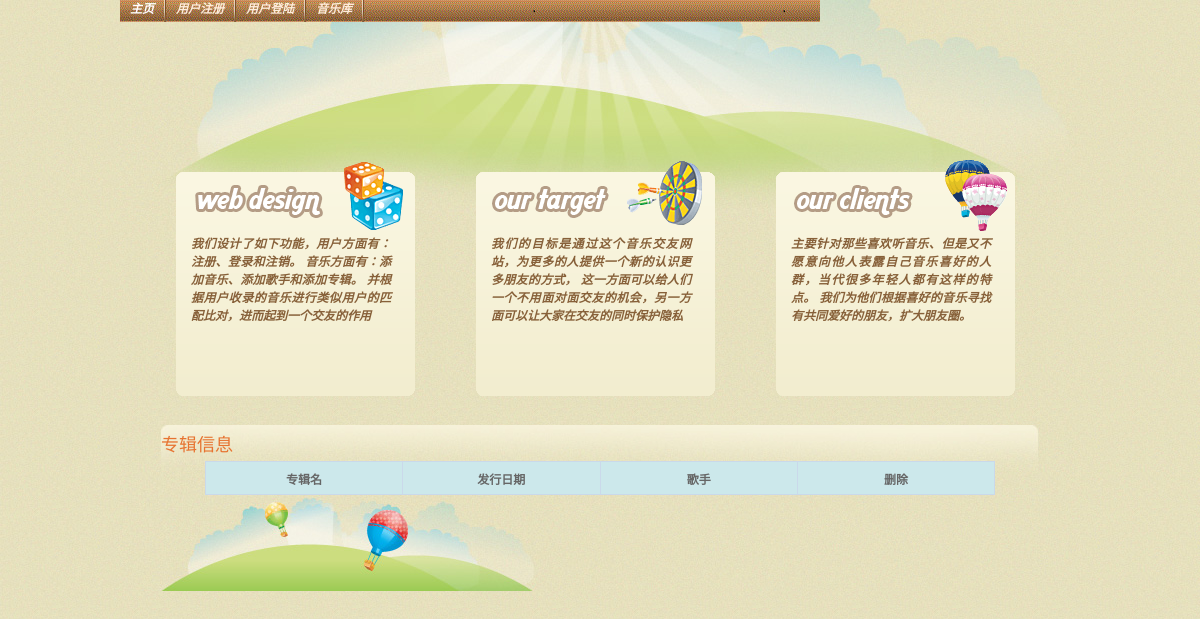
/musicBase/album_showall, run on an earlier commit of the app's database.
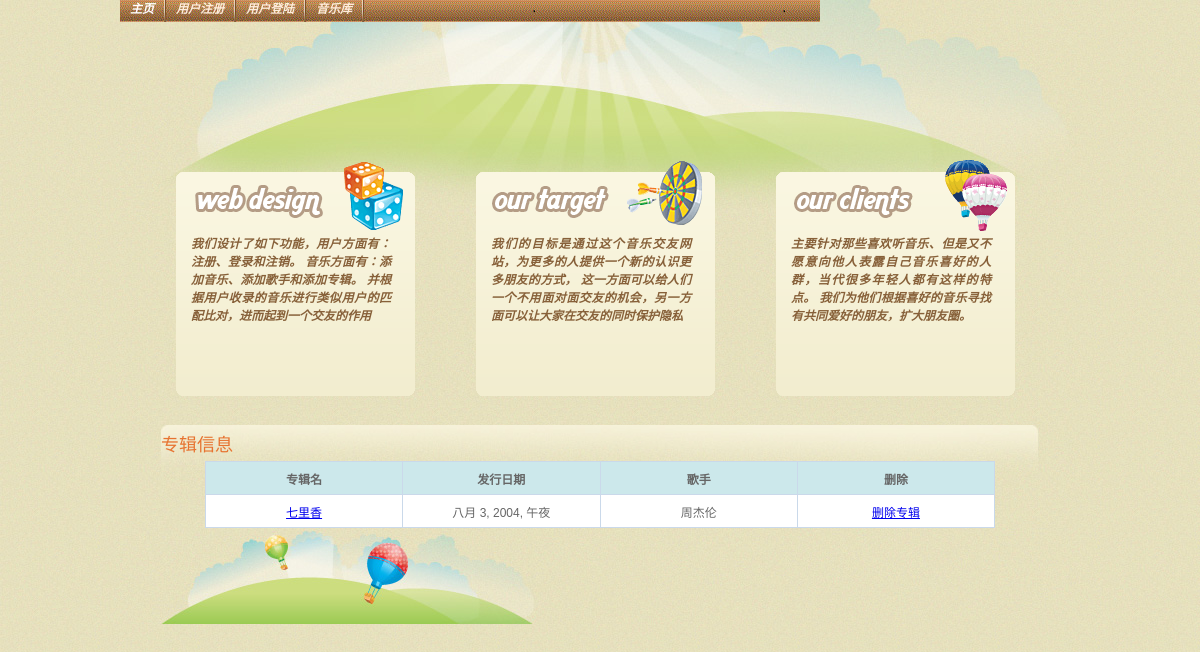
And on a later commit of the database.
### musicBase/models.py (models this page shows)
class Album(models.Model):
    album_id = models.AutoField(primary_key=True)
    album_name = models.CharField(max_length=50)
    album_date = models.DateTimeField(null=True)
    singer_id = models.ForeignKey('Singer',related_name='album_singer', on_delete=models.CASCADE, null=True)

class Singer(models.Model):
    singer_id = models.AutoField(primary_key=True)
    singer_name = models.CharField(max_length=20)
    singer_gender = models.CharField(max_length=10,null=True)
    singer_msg = models.TextField(null=True)

### musicBase/albums.py (the view)
# urls.py: path(r'album_showall',albums.album_showall,name='album_showall'),
def album_showall(req:HttpRequest):
    albums = Album.objects.select_related().all()
    return render(req,'album_show_all.html',{'albums':albums})

### templates/album_show_all.html (shortened to what this page needs)
<!DOCTYPE html PUBLIC "-//W3C//DTD XHTML 1.0 Transitional//EN"
        "http://www.w3.org/TR/xhtml1/DTD/xhtml1-transitional.dtd">
<html xmlns="http://www.w3.org/1999/xhtml">
<head>
    {% block head %}
    {% load staticfiles %}
    <link rel="stylesheet" type="text/css" href="{% static 'css/index_style.css'%}" media="screen"/>
    {% endblock %}
</head>
<body>
<div id="main_container">
    <div id="header">
        <div id="menu">
            <ul>
                <li><a class="current" href="{% url 'musicBase:index' %}" title="">主页</a></li>
                <li class="divider"></li>
                {% if request.user.is_authenticated %}
                <li><a href="{% url 'musicBase:user_index' user_id=request.user.id %}">{{ request.user }} 个人主页</a></li>
                <li><a href="{% url 'musicBase:delete_user' %}" title="">用户注销</a></li>
                <li class="divider"></li>
                <li><a href="{% url 'musicBase:logout' %}" title="">退出登录</a></li>
                <li class="divider"></li>
                <li><a href="{% url 'musicBase:update_user_info' %}" title="">用户信息管理</a></li>
                <li class="divider"></li>
                {% else %}
                <li><a href="{% url 'musicBase:regist' %}" title="">用户注册</a></li>
                <li class="divider"></li>
                <li><a href="{% url 'musicBase:login' %}" title="">用户登陆</a></li>
                <li class="divider"></li>
                {% endif %}
                <li><a href="{% url 'musicBase:music_manage' %}" title="">音乐库</a></li>
                <li class="divider"></li>
            </ul>
        </div>
    </div>
    <div class="slider_content">
        <div id="slider">
            <div class="slider-wrap">
                <div id="sliderc" class="csw">
                    <div class="panelContainer">
                        <div class="panel">
                            <div class="tab1">
                                <p class="tab_content">我们设计了如下功能，用户方面有：注册、登录和注销。
                                    音乐方面有：添加音乐、添加歌手和添加专辑。
                                    并根据用户收录的音乐进行类似用户的匹配比对，进而起到一个交友的作用</p>
                            </div>
                            <div class="tab2">
                                <p class="tab_content">我们的目标是通过这个音乐交友网站，为更多的人提供一个新的认识更多朋友的方式，
                                    这一方面可以给人们一个不用面对面交友的机会，另一方面可以让大家在交友的同时保护隐私</p>
                            </div>
                            <div class="tab3">
                                <p class="tab_content">主要针对那些喜欢听音乐、但是又不愿意向他人表露自己音乐喜好的人群，当代很多年轻人都有这样的特点。
                                    我们为他们根据喜好的音乐寻找有共同爱好的朋友，扩大朋友圈。</p>
                            </div>
                        </div>
                    </div>
                </div>
            </div>
        </div>
    </div>
</div>
<div class="main_content">
        <div class="title">专辑信息</div>
        <table width="90%" class="table">
            <thead>
            <th>专辑名</th>
            <th>发行日期</th>
            <th>歌手</th>
            <th>删除</th>
            </thead>
            <tbody>
            {% for i in albums %}
            <tr>
                <td><a href="{% url 'musicBase:album_index' album_id=i.album_id%}"> {{ i.album_name }}</a></td>
                <td>{{ i.album_date }}</td>
                <td>{{ i.singer_id.singer_name }}</td>
                <td><a href="{% url 'musicBase:album_delete' album_id=i.album_id %}">删除专辑</a></td>
            </tr>
            {% endfor %}
            </tbody>
        </table>
</div>
<div class="footer">
    <div class="right_footer">
    </div>
</div>
</body>
</html>

What changed in the data, as far as the page shows it:
added Album: album_name "七里香", album_date "八月 3, 2004, 午夜", singer_id.singer_name "周杰伦"
